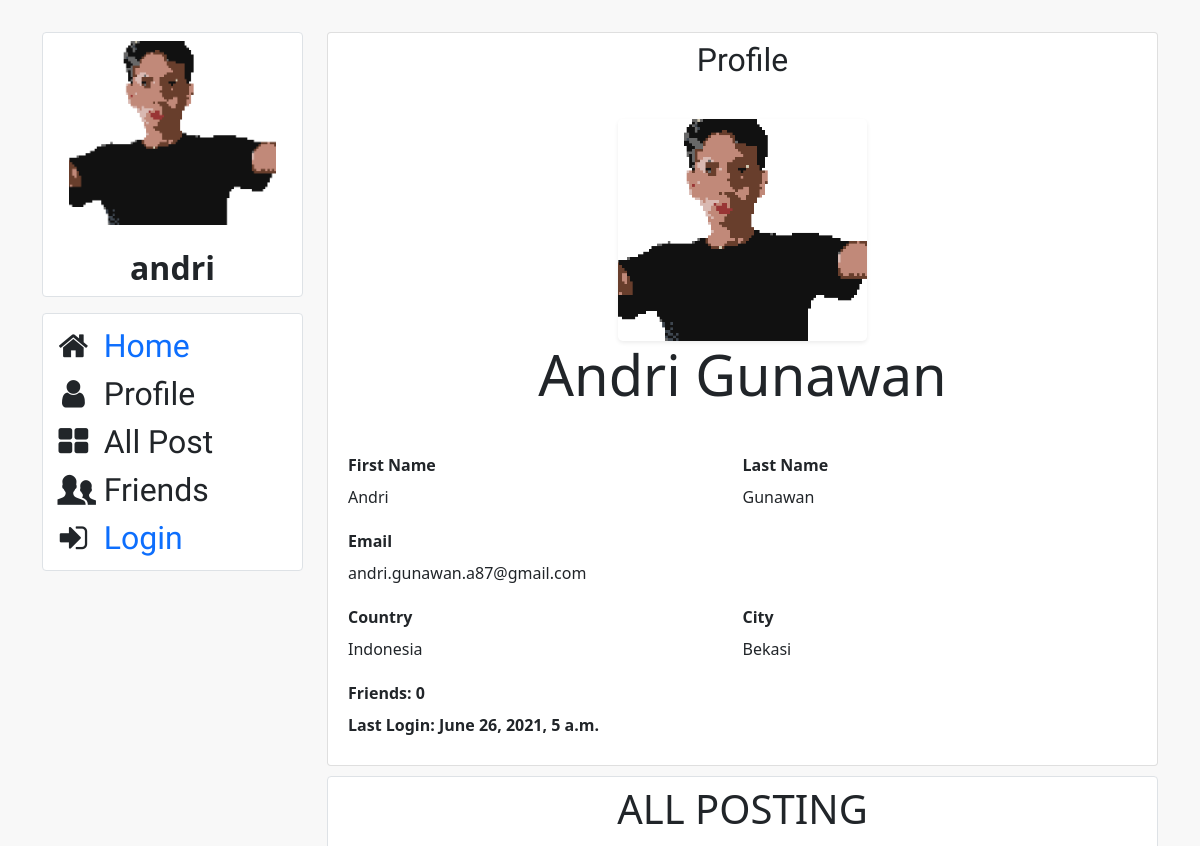
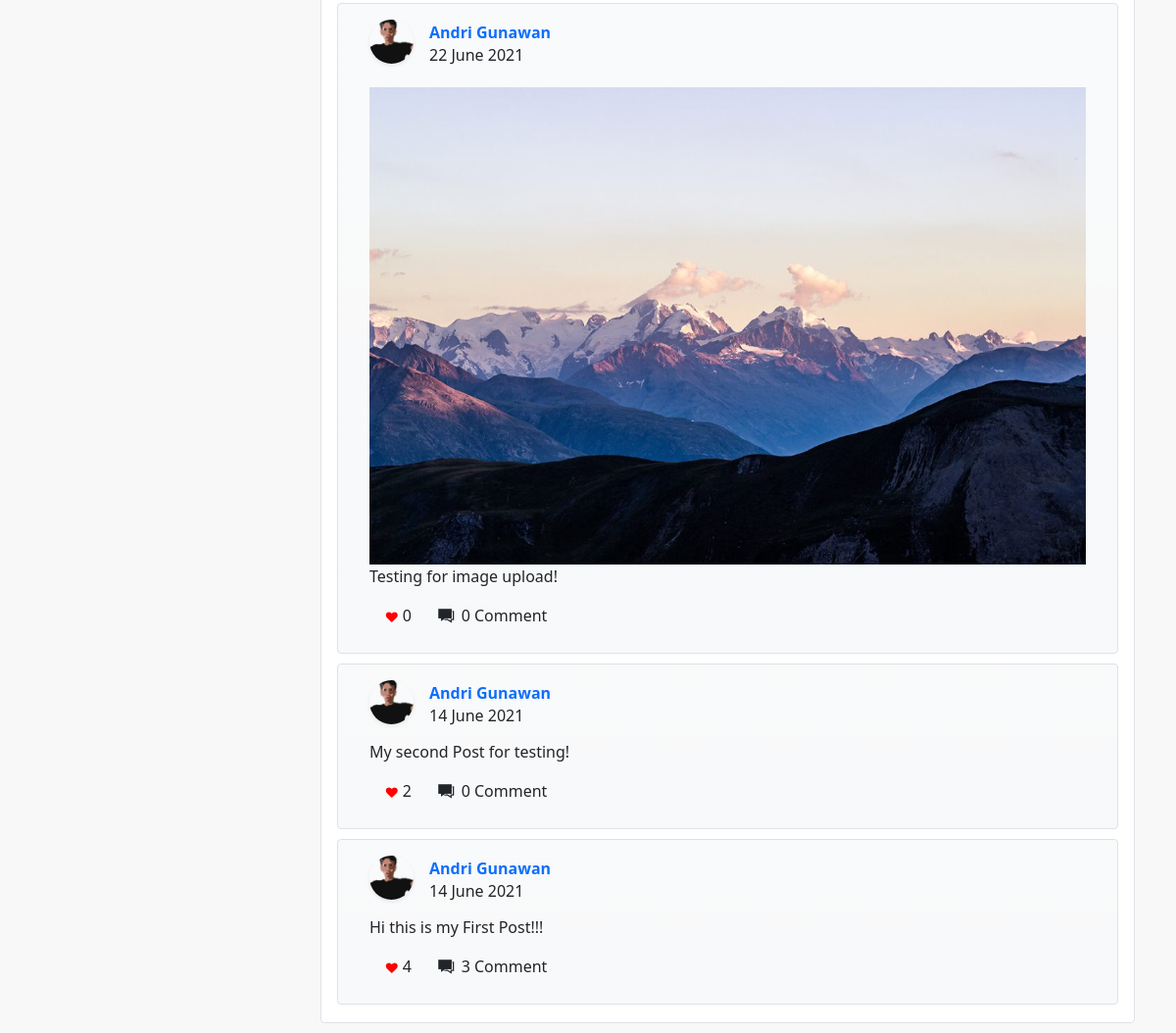
The page /sns/1 on the database its author committed (2 pictures, top to bottom).
### sns/models.py (models this page shows, shortened)
class Profile(models.Model):
    user = models.OneToOneField(to="resep.User", on_delete=models.CASCADE, related_name="user_a")
    user_avatar = models.ImageField(upload_to='user_avatar', blank=True)
    country = models.CharField(max_length = 64, blank=True)
    address = models.CharField(blank=True, max_length = 255)
    city = models.CharField(max_length = 64, blank=True)
    postcode = models.CharField(max_length = 64, blank=True)
    bio = models.TextField(blank=True)

class Post(models.Model):
    user = models.ForeignKey(to="resep.User", on_delete=models.CASCADE, related_name="user_p")
    body = models.TextField()
    like_count = models.IntegerField(default=0)
    date = models.DateTimeField(auto_now_add=True)
    image = models.ImageField(upload_to='user_image', blank=True)

class Sns_comments(models.Model):
    cid = models.UUIDField(primary_key=True, default=uuid.uuid4, editable=False)
    user = models.ForeignKey(to="resep.User", on_delete=models.CASCADE, related_name="user_comments")
    post = models.ForeignKey(Post, on_delete=models.CASCADE, related_name="post_comments")
    body = models.TextField()
    date = models.DateTimeField(auto_now_add=True)

### resep/models.py (models this page shows)
class User(AbstractUser):
    pass

### sns/views.py (the view)
# urls.py: path("<int:user_id>", views.profil, name="profil"),
def profil(request, user_id):
    user_id = User.objects.get(id=user_id)
    following = Follow.objects.filter(Q(user=user_id) | Q(following=user_id), friend_request=True).values_list("following", flat=True)
    follower = Follow.objects.filter(following=user_id, friend_request=True).values_list("user", flat=True)
    allpost = Post.objects.filter(user=user_id).order_by("-date")
    paginator = Paginator(allpost, 10)
    page = request.GET.get('page', 1)
    user = paginator.page(page)
    if request.user.is_authenticated:
        profile_data = Profile.objects.filter(user = request.user).first()
        friend_request = Follow.objects.filter(user=request.user, following=user_id).first()
        follow = Follow.objects.filter(user=request.user).values_list("following", flat=True)
        return render(request, "network/profile.html", {
            "allpost": user,
            "user_detail": user_id,
            "follow": follow,
            "following": following,
            "follower": follower,
            "friend_request": friend_request,
            "profile_data": profile_data
            })
    else:
        profile_data = Profile.objects.filter(user = user_id).first()
        return render(request, "network/profile.html", {
            "allpost": user,
            "user_detail": user_id,
            "following": following,
            "follower": follower,
            "profile_data": profile_data
            })

### sns/templates/network/profile.html (shortened to what this page needs)
{% extends "network/layout.html" %}
{% load static %}
{% block side %}
<div class="col-md-3">
	<div class="card border mb-3">
		<div class="user_profile">
			<img class="profile_img avatar mb-0 mt-2" src="
			{% if profile_data.user_avatar %}
			{{ profile_data.user_avatar.url }}"
			{% else %}
			{% static 'network/profile.jpg' %}"
			{% endif %}
			alt="{{ user }}"><br>
			<h2 style="text-align: center"><b>{% if user.is_authenticated %}{{ user|title }}{% else %}{{ user_detail }}{% endif %}</b></h2>
		</div>
	</div>
	<div class="card border mb-3 p-2">
		<div class="sidebar-block custom_font">
		{% if user.is_authenticated %}
			<i class="icon-home"></i> <a class="text-decoration-none" href="{% url 'sns_index' %}">Home</a><br>
			<i class="icon-user"></i> <a class="text-decoration-none" href="{% url 'profil' user.id %}">Profile</a><br>
			<i class="icon-th-large"></i> <a class="text-decoration-none" href="{% url 'all_posts' %}">All Post</a><br>
			<i class="icon-users"></i> <a class="text-decoration-none" href="{% url 'sns_friends' user.id %}">Friends</a><br>
			<i class="icon-logout"></i> <a class="text-decoration-none" href="{% url 'sns_logout' %}">Logout</a>
		{% else %}
			<i class="icon-home"></i> <a class="text-decoration-none" href="{% url 'sns_index' %}">Home</a><br>
			<i class="icon-user"></i> <span>Profile</span><br>
			<i class="icon-th-large"></i> <span>All Post</span><br>
			<i class="icon-users"></i> <span>Friends</span><br>
			<i class="icon-login"></i> <a class="text-decoration-none" href="{% url 'sns_login' %}">Login</a>
		{% endif %}
		</div>
	</div>
</div>
{% endblock %}
{% block body %}
<div class="col-md-9">
	<div class="card out_b pb-2">
	<div>
		<p class="display-4 text-center custom_font"><b>Profile</b></p>
	</div>
		<div>
			<div class="row justify-content-center">
				<div class="col-lg-4 text-center">
					<figure class="avatar ms-auto me-auto mb-0 mt-4 w100">
					{% if profile_data.user_avatar %}
					<img src="{{ user_detail.user_a.user_avatar.url }}" alt="avatar" class="shadow-sm rounded-3 w-100">
					{% else %}
					<img src="{% static 'network/profile.jpg' %}" alt="avatar" class="shadow-sm rounded-3 w-100">
					{% endif %}
				</div>
			</div>
			{% if user_detail.get_full_name %}
			<p class="display-4 text-center"><b>{{ user_detail.get_full_name }}</b></p>
			{% else %}
			<p class="display-4 text-center"><b>{{ user_detail.username|title }}</b></p>
			{% endif %}
			<div class="table-responsive"><br>
				<table class="table table-borderless table-sm">
					<tr>
						<th style="width:50%">First Name</td>
						<th style="width:50%">Last Name</td>
					</tr>
					<tr>
						<td>{{ user_detail.first_name }}</td>
						<td>{{ user_detail.last_name }}</td>
					</tr>
					<tr>
						<th class="pt-3">Email</td>
						<td class="pt-3"></td>
					</tr>
					<tr>
						<td colspan="2">{{ user_detail.email }}</td>
						<td></td>
					</tr>
					<tr>
						<th class="pt-3">Country</td>
						<th class="pt-3">City</td>
					</tr>
					<tr>
						<td>{{ user_detail.user_a.country }}</td>
						<td>{{ user_detail.user_a.city }}</td>
					</tr>
					<tr>
						<th class="pt-3">Friends: {{ follow|length }}</td>
					</tr>
					<tr>
						<th>Last Login: {{ user_detail.last_login }}</td>
						<td></td>
					</tr>
				</table>
			</div>
		</div>
	</div>
	<div class='card border out_b'>
		<p class="display-6 text-center"><b>ALL POSTING</b></p>
		{% if allpost %}
		{% for item in allpost %}
			<div class='card border out_b bg-light bg-gradient'>
				<div class='out_b'>
					<div class="card-body p-0 d-flex">
						<figure class="avatar me-3">
						{% if item.user.user_a.user_avatar.url %}
						<img src="{{item.user.user_a.user_avatar.url}}" alt="avater" class="fr_img shadow-sm rounded-circle w45">
						{% else %}
						<img src="{% static 'network/profile.jpg' %}" alt="avater" class="fr_img shadow-sm rounded-circle w45">
						{% endif %}
						</figure>
						<h6 class="mt-1">
						<a class="text-decoration-none" href="{% url 'profil' item.user.id %}">
							{% if item.user.get_full_name %}
							<b>{{ item.user.get_full_name }}</b>
							{% else %}
							<b>{{ item.user }}</b>
							{% endif %}
						</a>&nbsp;&nbsp;
						<span class="d-block mt-1 lh-3"> {{ item.date|date:"j E Y" }}</span></h6>
					</div>
					<div>
					{% if item.image %}
					<img class="mb-0 mt-2 img-fluid" src="{{ item.image.url }}" alt="{{ user }}">
					{% endif %}
					</div>
					<div class="mb-1" id="post_body_{{ item.id }}">
						<a class="text-decoration-none text-dark" href="{% url 'sns_comments' item.id %}">
							{{ item.body }}
						</a>
					</div>
					{% if user.is_authenticated and item.user != user %}
					<div>
						<form action="{% url 'like' item.id %}" method="POST">
						{% csrf_token %}
						<button name="like" id={{ item.id }} value="like" type="submit" class="cus_btn btn btn-outline-primary" onclick="like_counter({{ item.id }})";><i class="icon-up-open"></i></button>
						<i class="fa fa-heart" style="font-size:12px;color:red"></i><span id="like_{{ item.id }}">{{ item.like_count }}</span>&nbsp;
						<button name="like" id={{ item.id }} value="dislike" type="submit" class="cus_btn btn btn-outline-danger" onclick="dislike_counter({{ item.id }})";><i class="icon-down-open"></i></button>
						<a href="{% url 'sns_comments' item.id %}" class="ms-3 text-dark">
						<i class="icon-comment-alt text-dark btn-round-sm font-lg"></i>
						<span>Comment</span></a>
						</form>
					</div>
					{% else %}
					<div>
						&nbsp;&nbsp;&nbsp;&nbsp;<i class="fa fa-heart" style="font-size:12px;color:red"></i><span id="like_{{ item.id }}">{{ item.like_count }}</span>&nbsp;
						<a href="{% url 'sns_comments' item.id %}" class="ms-3 text-dark  text-decoration-none">
						<i class="icon-comment-alt text-dark btn-round-sm font-lg"></i>
						<span>{{item.post_comments.all|length}} Comment</span></a>
					</div>
					{% endif %}
				</div>
			</div>
		{% endfor %}
		{% else %}
		<h5 class=" text-success text-center">
		<span>This User Not Post Anything Yet!</span></h5>
		{% endif %}
	</div>
</div>
{% endblock %}

### sns/static/network/css/styles.css (style rules this page uses)
body { background-color: #F8F8F8; margin-top: 2rem; }
.custom_font { font-family: 'Niconne', cursive; font-size: 2rem; }
.out_b { padding: 0.5rem 1rem; margin-bottom: 10px; }
.fa { margin-right: 5px; }
.user_profile { border-bottom: 1px; border-bottom-color: #2e2e2e; }
.profile_img { max-width:80%; max-height:80%; display: block; margin-left: auto; margin-right: auto; }
.fr_img { width:45px; height:45px; display: block; object-fit: cover; }

### rows shown on the page
Profile: user_avatar (picture)
User: username "andri", user_a.user_avatar (picture), get_full_name "Andri Gunawan", first_name "Andri", last_name "Gunawan", email "andri.gunawan.a87@gmail.com", user_a.country "Indonesia", user_a.city "Bekasi", last_login "June 26, 2021, 5 a.m."
Post: user.user_a.user_avatar (picture), user.get_full_name "Andri Gunawan", date "22 June 2021", image (picture), body "Testing for image upload!", like_count "0", post_comments.all|length "0"
Post: user.user_a.user_avatar (picture), user.get_full_name "Andri Gunawan", date "14 June 2021", body "My second Post for testing!", like_count "2", post_comments.all|length "0"
Post: user.user_a.user_avatar (picture), user.get_full_name "Andri Gunawan", date "14 June 2021", body "Hi this is my First Post!!!", like_count "4", post_comments.all|length "3"

### other values the page prints
{{ follow|length }} "0"
